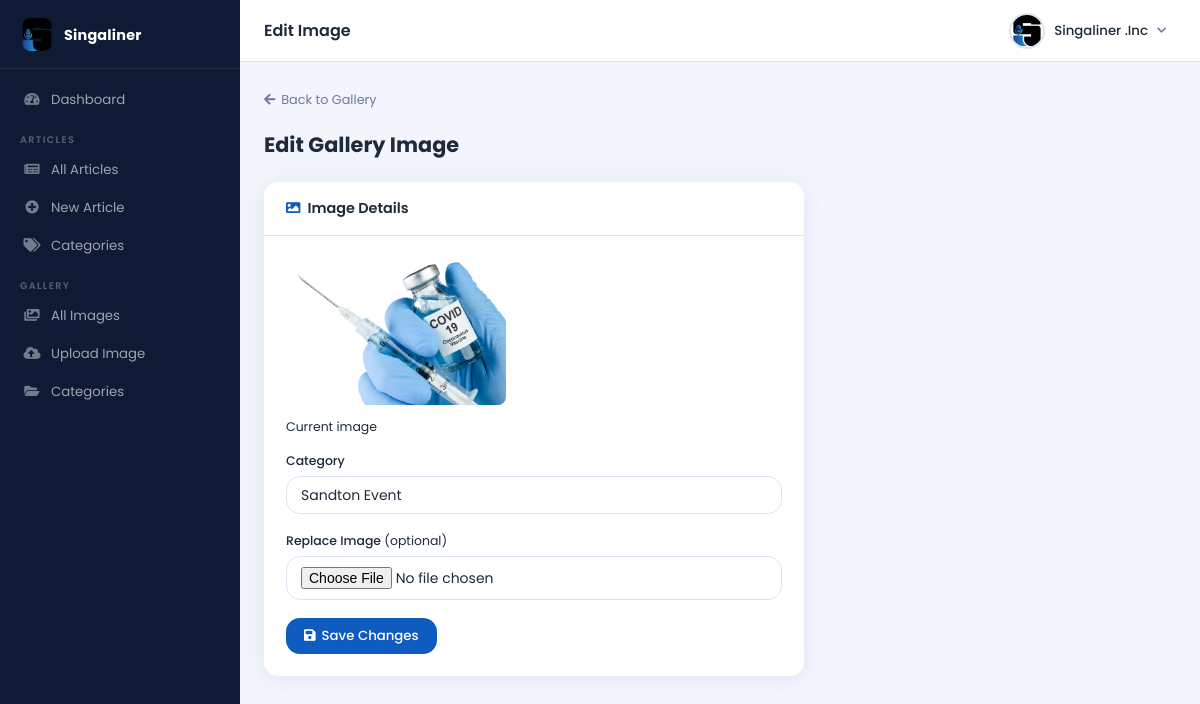
The app's page /author/edit-image.php?edt=6 (signed in) with its own data.
### tables this page shows
CREATE TABLE `gallery` (
  `img_id` int(11) NOT NULL ,
  `admin_id` int(11) NOT NULL,
  `section` varchar(255) NOT NULL,
  `picture` varchar(255) NOT NULL
);

CREATE TABLE `gallery_category` (
  `category_id` int(11) NOT NULL,
  `admin_id` int(11) NOT NULL,
  `category` varchar(255) NOT NULL
);

### author/edit-image.php (the view, shortened to what this page needs)
<?php
include 'connect.php';
$id = isset($_GET['edt']) ? (int)$_GET['edt'] : 0;
$qry  = mysqli_query($conn, "SELECT * FROM gallery WHERE img_id='$id' LIMIT 1");
$img  = $qry ? mysqli_fetch_assoc($qry) : null;
$cats = mysqli_query($conn, "SELECT * FROM gallery_category ORDER BY category ASC");
$pageTitle = 'Edit Image';
?>
<!DOCTYPE html>
<html lang="en">
<head>
  <link rel="stylesheet" href="assets/fonts/fontawesome-all.min.css">
  <link rel="stylesheet" href="assets/css/admin-modern.css">
</head>
<body>
<?php include 'include/admin-nav.php'; ?>
<a href="gallery.php" class="back-link"><i class="fas fa-arrow-left"></i> Back to Gallery</a>
<div class="page-hdr"><div><h1>Edit Gallery Image</h1></div></div>
<div class="admin-card" style="max-width:540px;">
  <div class="admin-card-hdr"><h5><i class="fas fa-image" style="color:var(--brand);margin-right:7px;"></i>Image Details</h5></div>
  <div class="admin-card-body">
    <?php if ($img && !empty($img['picture'])): ?>
    <div style="margin-bottom:16px;">
      <img src="gallery/<?= htmlspecialchars($img['picture']) ?>" alt="Current"
           style="max-width:220px;border-radius:8px;border:2px solid var(--border);">
      <p style="font-size:.78rem;color:var(--text-muted);margin-top:6px;">Current image</p>
    </div>
    <?php endif; ?>
    <form class="adm-form" method="post" enctype="multipart/form-data">
      <div class="form-group">
        <label for="category">Category</label>
        <select class="form-control" id="category" name="category" required>
          <?php if ($cats): while ($c = mysqli_fetch_assoc($cats)): ?>
          <option value="<?= htmlspecialchars($c['category']) ?>"
            <?= (($img['section'] ?? '') == $c['category'] ? 'selected' : '') ?>>
            <?= htmlspecialchars($c['category']) ?>
          </option>
          <?php endwhile; endif; ?>
        </select>
      </div>
      <div class="form-group">
        <label for="picture">Replace Image <span style="color:var(--text-muted);font-weight:400;">(optional)</span></label>
        <input class="form-control" type="file" id="picture" name="picture" accept="image/*">
      </div>
      <button class="btn-adm primary" type="submit" name="add"><i class="fas fa-save"></i> Save Changes</button>
    </form>
  </div>
</div>
<?php include 'include/admin-footer.php'; ?>
</body>
</html>

### author/include/admin-nav.php (shortened to what this page needs)
<?php
$_nav_email = mysqli_real_escape_string($conn, $_SESSION['email']);
$_nav_res   = mysqli_query($conn, "SELECT * FROM admin WHERE email='$_nav_email' LIMIT 1");
$_nav_admin = $_nav_res ? mysqli_fetch_assoc($_nav_res) : null;
$_nav_id    = (int)$_nav_admin['admin_id'];
$_nav_name  = htmlspecialchars($_nav_admin['name'] . ' ' . $_nav_admin['surname']);
$_nav_title = isset($pageTitle) ? htmlspecialchars($pageTitle) : 'Dashboard';
$_cur       = basename($_SERVER['PHP_SELF']);
function _nav_active($page) {
    global $_cur;
    return $_cur === $page ? ' active' : '';
}
?>
<aside class="admin-sidebar" id="adminSidebar">
  <a class="sidebar-brand" href="dashboard.php">
    <img src="assets/img/logo.png" alt="Logo">
    <span>Singaliner</span>
  </a>
  <ul class="sidebar-nav">
    <li>
      <a href="dashboard.php" class="<?= _nav_active('dashboard.php') ?>">
        <i class="fas fa-tachometer-alt"></i> Dashboard
      </a>
    </li>
    <li class="nav-label">Articles</li>
    <li>
      <a href="stories.php?edt=<?= $_nav_id ?>" class="<?= _nav_active('stories.php') ?>">
        <i class="fas fa-newspaper"></i> All Articles
      </a>
    </li>
    <li>
      <a href="add-stories.php?edt=<?= $_nav_id ?>" class="<?= _nav_active('add-stories.php') ?>">
        <i class="fas fa-plus-circle"></i> New Article
      </a>
    </li>
    <li>
      <a href="s-category.php?edt=<?= $_nav_id ?>" class="<?= _nav_active('s-category.php') ?>">
        <i class="fas fa-tags"></i> Categories
      </a>
    </li>
    <li class="nav-label">Gallery</li>
    <li>
      <a href="gallery.php?edt=<?= $_nav_id ?>" class="<?= _nav_active('gallery.php') ?>">
        <i class="fas fa-images"></i> All Images
      </a>
    </li>
    <li>
      <a href="add-images.php?edt=<?= $_nav_id ?>" class="<?= _nav_active('add-images.php') ?>">
        <i class="fas fa-cloud-upload-alt"></i> Upload Image
      </a>
    </li>
    <li>
      <a href="g-category.php?edt=<?= $_nav_id ?>" class="<?= _nav_active('g-category.php') ?>">
        <i class="fas fa-folder-open"></i> Categories
      </a>
    </li>
  </ul>
</aside>
<div class="admin-wrapper" id="adminWrapper">
  <nav class="admin-topbar">
    <div class="topbar-left">
      <span class="topbar-title"><?= $_nav_title ?></span>
    </div>
    <div class="topbar-right">
      <div class="topbar-user" id="topbarUser">
        <img class="topbar-avatar" src="assets/img/logo.png" alt="avatar">
        <span class="topbar-name"><?= $_nav_name ?></span>
        <i class="fas fa-chevron-down topbar-caret"></i>
      </div>
    </div>
  </nav>
  <div class="admin-content">

### records on screen
gallery: picture (picture), category "Sandton Event"

### other values on screen
$_nav_title "Edit Image"
$_nav_name "Singaliner .Inc"
